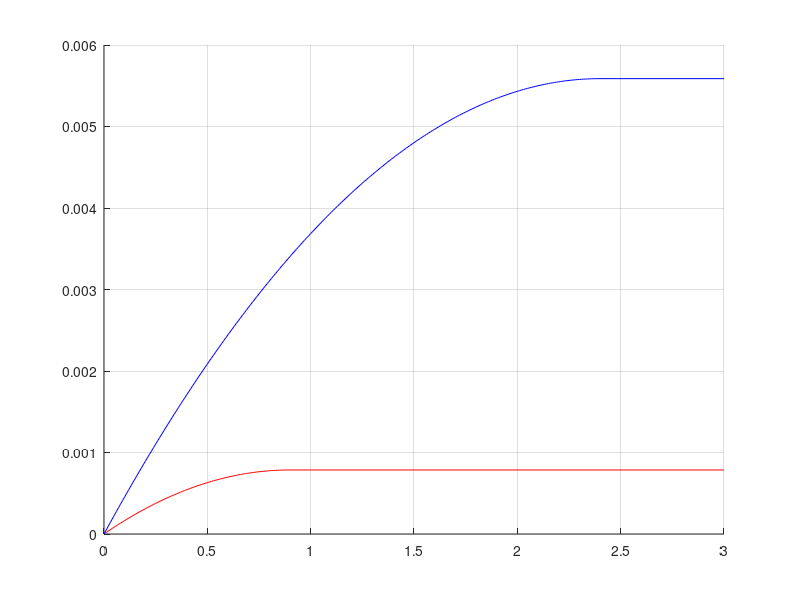
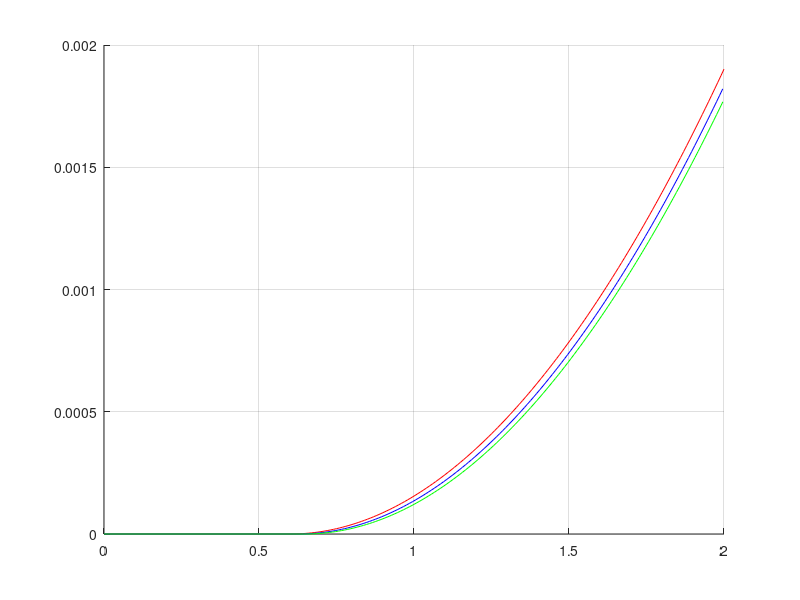

Reproduce these figures in MATLAB, in order.
VT = 26e-3;
ni = 1.5e16;
q = 1.6e-19;
epi = 1.04e-10;
eox = 3.9*8.854e-12;

W = 10e-6;
L = 1e-6;
k = 194e-6;
lambda = 0.024;
tox =  80e-10;
phi = 0.3;
Vt0 = 0.6;
NA = 5e21;

figure(1);
hold on;
grid on;

VGS = 1.5;
v_tri = 0:0.01:(VGS-Vt0);
i_tri = (k/2)*(W/L)*(2*(VGS-Vt0)*v_tri-v_tri.^2);
i_sat = (k/2)*(W/L)*(VGS-Vt0)^2;
plot(v_tri, i_tri, 'r');
line([VGS-Vt0 3], [i_sat i_sat], 'color', 'r');

VGS = 3;
v_tri = 0:0.01:(VGS-Vt0);
i_tri = (k/2)*(W/L)*(2*(VGS-Vt0)*v_tri-v_tri.^2);
i_sat = (k/2)*(W/L)*(VGS-Vt0)^2;
plot(v_tri, i_tri, 'b');
line([VGS-Vt0 3], [i_sat i_sat], 'color', 'b');


Cox = eox/tox;
gamma = 1/Cox*sqrt(2*q*epi*NA);

figure(2);
hold on;
grid on;

VSB = 0;
Vt = Vt0+gamma*(sqrt(2*phi+VSB)-sqrt(2*phi));
vx = Vt:0.01:2;
ix = (k/2)*(W/L)*(vx-Vt).^2;
plot(vx, ix, 'r');
line([0 Vt], [0 0], 'color', 'r');

VSB = 0.5;
Vt = Vt0+gamma*(sqrt(2*phi+VSB)-sqrt(2*phi));
vx = Vt:0.01:2;
ix = (k/2)*(W/L)*(vx-Vt).^2;
plot(vx, ix, 'b');
line([0 Vt], [0 0], 'color', 'b');

VSB = 1;
Vt = Vt0+gamma*(sqrt(2*phi+VSB)-sqrt(2*phi));
vx = Vt:0.01:2;
ix = (k/2)*(W/L)*(vx-Vt).^2;
plot(vx, ix, 'g');
line([0 Vt], [0 0], 'color', 'g');

